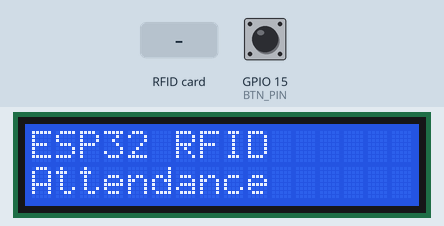
A sketch run on a simulated ESP32. On the bench: 16×2 character LCD. Inputs (shaded band) come from the test bench; at power-on: GPIO 15 (BTN_PIN) HIGH. WiFi joins after 1.5 s; servers stay silent unless stated; uploads are accepted with an empty reply; what the sketch prints to the serial monitor is not drawn.

Above: at 1.7 s.
At 7.4 s:
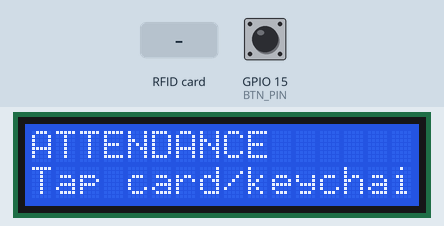
7.5 s: RFID card 5E 7A 19 C4 held to the reader
At 8.6 s:
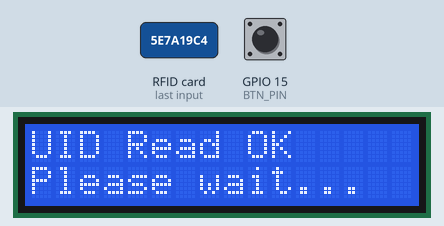
10.3 s: GPIO 15 (BTN_PIN) pulled LOW for 3.2 s
At 11.3 s:
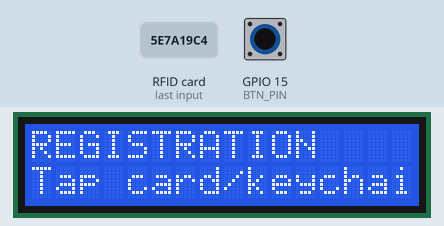
16.5 s: GPIO 15 (BTN_PIN) pulled LOW for 1 s
20.5 s: GPIO 15 (BTN_PIN) pulled LOW for 1 s
24.5 s: GPIO 15 (BTN_PIN) pulled LOW for 0.15 s
27.6 s: RFID card 5E 7A 19 C4 held to the reader
At 28.6 s:
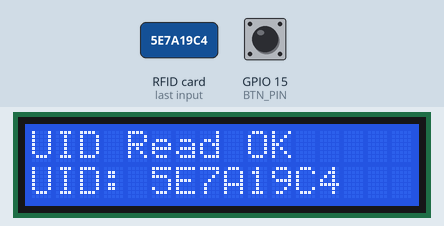
Timing chart, 0 to 30.6 s (numbered marks = the images above; inputs shaded):
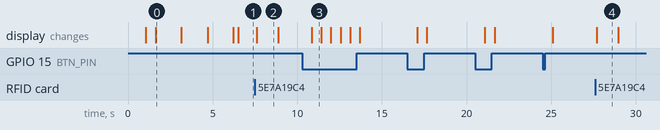

The sketch:

esp32_code.ino
```cpp
#include <LiquidCrystal_I2C.h>
#include <SPI.h>
#include <MFRC522.h>
#include "WiFi.h"
#include <HTTPClient.h>

// RFID pins
#define SS_PIN  5
#define RST_PIN 4

// Button pin
#define BTN_PIN 15

// LCD size for 16x2
int lcdColumns = 16;
int lcdRows = 2;

// WiFi config
const char* ssid = "YOUR_WIFI_SSID";
const char* password = "YOUR_WIFI_PASSWORD";

// Google script Web_App_URL.
String Web_App_URL = "YOUR_GOOGLE_APPS_SCRIPT_WEB_APP_URL";

// App variables
String reg_Info = "";
String atc_Info = "";
String atc_Name = "";
String atc_Date = "";
String atc_Time_In = "";
String atc_Time_Out = "";

// Variable to read data from RFID-RC522.
int readsuccess;
char str[32] = "";
String UID_Result = "--------";
String modes = "atc";

// Create LCD for 16x2 display
LiquidCrystal_I2C lcd(0x27, lcdColumns, lcdRows);

// Create MFRC522 object
MFRC522 mfrc522(SS_PIN, RST_PIN);

// ---- Utility functions ----
String getValue(String data, char separator, int index) {
  int found = 0;
  int strIndex[] = { 0, -1 };
  int maxIndex = data.length() - 1;
  for (int i = 0; i <= maxIndex && found <= index; i++) {
    if (data.charAt(i) == separator || i == maxIndex) {
      found++;
      strIndex[0] = strIndex[1] + 1;
      strIndex[1] = (i == maxIndex) ? i+1 : i;
    }
  }
  return found > index ? data.substring(strIndex[0], strIndex[1]) : "";
}

void byteArray_to_string(byte array[], unsigned int len, char buffer[]) {
  for (unsigned int i = 0; i < len; i++) {
    byte nib1 = (array[i] >> 4) & 0x0F;
    byte nib2 = (array[i] >> 0) & 0x0F;
    buffer[i*2+0] = nib1  < 0xA ? '0' + nib1  : 'A' + nib1  - 0xA;
    buffer[i*2+1] = nib2  < 0xA ? '0' + nib2  : 'A' + nib2  - 0xA;
  }
  buffer[len*2] = '\0';
}

int getUID() {
  if(!mfrc522.PICC_IsNewCardPresent()) return 0;
  if(!mfrc522.PICC_ReadCardSerial()) return 0;
  byteArray_to_string(mfrc522.uid.uidByte, mfrc522.uid.size, str);
  UID_Result = str;
  mfrc522.PICC_HaltA();
  mfrc522.PCD_StopCrypto1();
  return 1;
}

// ---- HTTP Request to Google Sheets ----
void http_Req(String str_modes, String str_uid) {
  if (WiFi.status() == WL_CONNECTED) {
    String http_req_url = "";
    if (str_modes == "atc") {
      http_req_url  = Web_App_URL + "?sts=atc";
      http_req_url += "&uid=" + str_uid;
    }
    if (str_modes == "reg") {
      http_req_url = Web_App_URL + "?sts=reg";
      http_req_url += "&uid=" + str_uid;
    }
    Serial.println();
    Serial.println("Sending request to Google Sheets...");
    Serial.print("URL : ");
    Serial.println(http_req_url);

    HTTPClient http;
    http.begin(http_req_url.c_str());
    http.setFollowRedirects(HTTPC_STRICT_FOLLOW_REDIRECTS);
    int httpCode = http.GET();
    Serial.print("HTTP Status Code : ");
    Serial.println(httpCode);

    String payload;
    if (httpCode > 0) {
      payload = http.getString();
      Serial.println("Payload : " + payload);
    }
    http.end();

    String sts_Res = getValue(payload, ',', 0);

    //--- LCD Display for 16x2 ---
    if (sts_Res == "OK") {
      if (str_modes == "atc") {
        atc_Info = getValue(payload, ',', 1);
        if (atc_Info == "TI_Successful") {
          atc_Name = getValue(payload, ',', 2);
          atc_Date = getValue(payload, ',', 3);
          atc_Time_In = getValue(payload, ',', 4);
          lcd.clear();
          lcd.setCursor(0,0);
          lcd.print("Name:");
          lcd.print(atc_Name.substring(0, lcdColumns-5));
          lcd.setCursor(0,1);
          lcd.print(atc_Date + " " + atc_Time_In);
          delay(2000);
          lcd.clear();
        }
        if (atc_Info == "TO_Successful") {
          atc_Name = getValue(payload, ',', 2);
          atc_Date = getValue(payload, ',', 3);
          atc_Time_In = getValue(payload, ',', 4);
          atc_Time_Out = getValue(payload, ',', 5);
          lcd.clear();
          lcd.setCursor(0,0);
          lcd.print("Name:");
          lcd.print(atc_Name.substring(0, lcdColumns-5));
          lcd.setCursor(0,1);
          lcd.print(atc_Time_In + "-" + atc_Time_Out);
          delay(2000);
          lcd.clear();
        }
        if (atc_Info == "atcInf01") {
          lcd.clear();
          lcd.setCursor(0,0);
          lcd.print("Attendance done");
          lcd.setCursor(0,1);
          lcd.print("for today");
          delay(2000);
          lcd.clear();
        }
        if (atc_Info == "atcErr01") {
          lcd.clear();
          lcd.setCursor(0,0);
          lcd.print("Error! Card");
          lcd.setCursor(0,1);
          lcd.print("not registered");
          delay(2000);
          lcd.clear();
        }
        atc_Info = ""; atc_Name = ""; atc_Date = ""; atc_Time_In = ""; atc_Time_Out = "";
      }
      if (str_modes == "reg") {
        reg_Info = getValue(payload, ',', 1);
        if (reg_Info == "R_Successful") {
          lcd.clear();
          lcd.setCursor(0,0);
          lcd.print("UID registered");
          lcd.setCursor(0,1);
          lcd.print("successfully");
          delay(2000);
          lcd.clear();
        }
        if (reg_Info == "regErr01") {
          lcd.clear();
          lcd.setCursor(0,0);
          lcd.print("Error! UID");
          lcd.setCursor(0,1);
          lcd.print("already exists");
          delay(2000);
          lcd.clear();
        }
        reg_Info = "";
      }
    }
  } else {
    lcd.clear();
    lcd.setCursor(0,0);
    lcd.print("WiFi Error!");
    lcd.setCursor(0,1);
    lcd.print("Disconnected");
    delay(2000);
    lcd.clear();
  }
}

// ---- Setup ----
void setup() {
  Serial.begin(115200);
  delay(1000);
  pinMode(BTN_PIN, INPUT_PULLUP);

  lcd.init();
  lcd.backlight();
  lcd.clear();

  SPI.begin();
  mfrc522.PCD_Init();
  delay(500);

  lcd.setCursor(0,0);
  lcd.print("ESP32 RFID");
  lcd.setCursor(0,1);
  lcd.print("Attendance");
  delay(1500);
  lcd.clear();

  Serial.println("WIFI mode : STA");
  WiFi.mode(WIFI_STA);
  Serial.print("Connecting to ");
  Serial.println(ssid);
  WiFi.begin(ssid, password);

  int connecting_process_timed_out = 40; // 20 seconds (40 x 0.5s)
  while (WiFi.status() != WL_CONNECTED) {
    lcd.setCursor(0,0);
    lcd.print("Connecting WiFi");
    delay(500);
    lcd.clear();
    connecting_process_timed_out--;
    if (connecting_process_timed_out == 0) {
      delay(1000);
      ESP.restart();
    }
  }
  lcd.setCursor(0,0);
  lcd.print("WiFi Connected");
  delay(1500);
  lcd.clear();
}

// ---- Loop ----
void loop() {
  int BTN_State = digitalRead(BTN_PIN);
  if (BTN_State == LOW) {
    if (modes == "atc") {
      modes = "reg";
    } else if (modes == "reg") {
      modes = "atc";
    }
    delay(500);
  }

  readsuccess = getUID();

  if (modes == "atc") {
    lcd.clear();
    lcd.setCursor(0,0);
    lcd.print("ATTENDANCE");
    lcd.setCursor(0,1);
    lcd.print("Tap card/keychain");
    if (readsuccess) {
      lcd.clear();
      lcd.setCursor(0,0);
      lcd.print("UID Read OK");
      lcd.setCursor(0,1);
      lcd.print("Please wait...");
      delay(1000);
      http_Req(modes, UID_Result);
    }
  }

  if (modes == "reg") {
    lcd.clear();
    lcd.setCursor(0,0);
    lcd.print("REGISTRATION");
    lcd.setCursor(0,1);
    lcd.print("Tap card/keychain");
    if (readsuccess) {
      lcd.clear();
      lcd.setCursor(0,0);
      lcd.print("UID Read OK");
      lcd.setCursor(0,1);
      lcd.print("UID: ");
      lcd.print(UID_Result.substring(0, lcdColumns-5));
      delay(1000);
      http_Req(modes, UID_Result);
    }
  }

  delay(10);
}
```

Measured:
- after the input at 7.5 s, the display: changes after 0.12 s (image 2)
- after the input at 10.3 s, the display: changes after 0.56 s (image 3)
- after the input at 27.6 s, the display: changes after 0.08 s (image 4)
- what the display in image 0 shows lasts 1.6 s, from 1.6 s to 3.2 s
- what the display in image 2 shows lasts 1.3 s, from 7.6 s to 8.9 s
- what the display in image 3 shows lasts 0.5 s, from 10.9 s to 11.4 s
